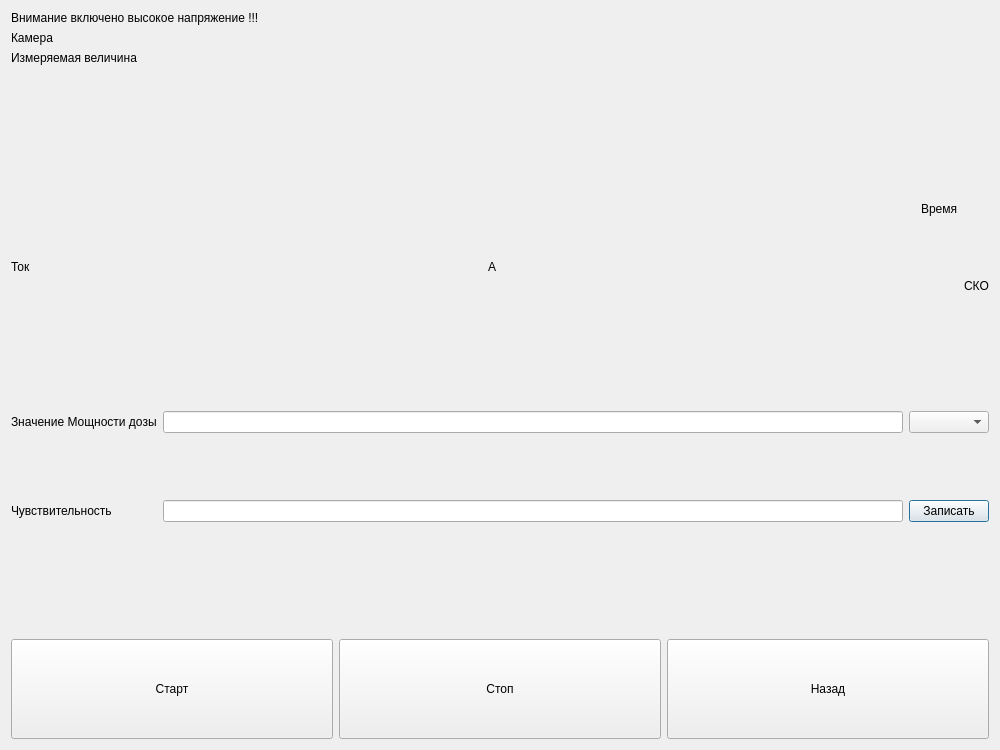
<?xml version="1.0" encoding="UTF-8"?>
<ui version="4.0">
 <class>Gamma_IK_verify</class>
 <widget class="QDialog" name="Gamma_IK_verify">
  <property name="geometry">
   <rect>
    <x>0</x>
    <y>0</y>
    <width>1000</width>
    <height>750</height>
   </rect>
  </property>
  <property name="windowTitle">
   <string>Dialog</string>
  </property>
  <layout class="QVBoxLayout" name="verticalLayout_3">
   <item>
    <widget class="QLabel" name="label_9">
     <property name="text">
      <string>Внимание включено высокое напряжение !!!</string>
     </property>
    </widget>
   </item>
   <item>
    <widget class="QLabel" name="label_5">
     <property name="text">
      <string>Камера</string>
     </property>
    </widget>
   </item>
   <item>
    <widget class="QLabel" name="label_8">
     <property name="text">
      <string>Измеряемая величина</string>
     </property>
    </widget>
   </item>
   <item>
    <spacer name="verticalSpacer_5">
     <property name="orientation">
      <enum>Qt::Vertical</enum>
     </property>
     <property name="sizeHint" stdset="0">
      <size>
       <width>20</width>
       <height>68</height>
      </size>
     </property>
    </spacer>
   </item>
   <item>
    <layout class="QHBoxLayout" name="horizontalLayout_5">
     <item>
      <layout class="QVBoxLayout" name="verticalLayout">
       <item>
        <layout class="QHBoxLayout" name="horizontalLayout_3">
         <item>
          <spacer name="horizontalSpacer">
           <property name="orientation">
            <enum>Qt::Horizontal</enum>
           </property>
           <property name="sizeHint" stdset="0">
            <size>
             <width>40</width>
             <height>20</height>
            </size>
           </property>
          </spacer>
         </item>
         <item>
          <widget class="QLabel" name="label_3">
           <property name="sizePolicy">
            <sizepolicy hsizetype="Preferred" vsizetype="Minimum">
             <horstretch>0</horstretch>
             <verstretch>0</verstretch>
            </sizepolicy>
           </property>
           <property name="text">
            <string>Время</string>
           </property>
          </widget>
         </item>
        </layout>
       </item>
       <item>
        <layout class="QHBoxLayout" name="horizontalLayout_2">
         <item>
          <widget class="QLabel" name="label">
           <property name="text">
            <string>Ток</string>
           </property>
          </widget>
         </item>
         <item>
          <widget class="QLabel" name="label_2">
           <property name="text">
            <string>А</string>
           </property>
          </widget>
         </item>
        </layout>
       </item>
      </layout>
     </item>
     <item>
      <layout class="QVBoxLayout" name="verticalLayout_2">
       <item>
        <spacer name="verticalSpacer">
         <property name="orientation">
          <enum>Qt::Vertical</enum>
         </property>
         <property name="sizeHint" stdset="0">
          <size>
           <width>20</width>
           <height>40</height>
          </size>
         </property>
        </spacer>
       </item>
       <item>
        <layout class="QHBoxLayout" name="horizontalLayout_4">
         <item>
          <widget class="QLabel" name="label_4">
           <property name="text">
            <string>СКО</string>
           </property>
          </widget>
         </item>
        </layout>
       </item>
      </layout>
     </item>
    </layout>
   </item>
   <item>
    <spacer name="verticalSpacer_2">
     <property name="orientation">
      <enum>Qt::Vertical</enum>
     </property>
     <property name="sizeHint" stdset="0">
      <size>
       <width>20</width>
       <height>68</height>
      </size>
     </property>
    </spacer>
   </item>
   <item>
    <layout class="QGridLayout" name="gridLayout">
     <item row="0" column="1">
      <widget class="QLineEdit" name="lineEdit"/>
     </item>
     <item row="0" column="0">
      <widget class="QLabel" name="label_6">
       <property name="text">
        <string>Значение Мощности дозы</string>
       </property>
      </widget>
     </item>
     <item row="2" column="0">
      <widget class="QLabel" name="label_7">
       <property name="text">
        <string>Чувствительность</string>
       </property>
      </widget>
     </item>
     <item row="0" column="2">
      <widget class="QComboBox" name="comboBox"/>
     </item>
     <item row="2" column="2">
      <widget class="QPushButton" name="pushButton_4">
       <property name="text">
        <string>Записать</string>
       </property>
      </widget>
     </item>
     <item row="2" column="1">
      <widget class="QLineEdit" name="lineEdit_2"/>
     </item>
     <item row="1" column="1">
      <spacer name="verticalSpacer_4">
       <property name="orientation">
        <enum>Qt::Vertical</enum>
       </property>
       <property name="sizeHint" stdset="0">
        <size>
         <width>20</width>
         <height>40</height>
        </size>
       </property>
      </spacer>
     </item>
    </layout>
   </item>
   <item>
    <spacer name="verticalSpacer_3">
     <property name="orientation">
      <enum>Qt::Vertical</enum>
     </property>
     <property name="sizeHint" stdset="0">
      <size>
       <width>20</width>
       <height>67</height>
      </size>
     </property>
    </spacer>
   </item>
   <item>
    <layout class="QHBoxLayout" name="horizontalLayout">
     <item>
      <widget class="QPushButton" name="pushButton_2">
       <property name="sizePolicy">
        <sizepolicy hsizetype="Minimum" vsizetype="Maximum">
         <horstretch>0</horstretch>
         <verstretch>0</verstretch>
        </sizepolicy>
       </property>
       <property name="minimumSize">
        <size>
         <width>0</width>
         <height>100</height>
        </size>
       </property>
       <property name="text">
        <string>Старт</string>
       </property>
      </widget>
     </item>
     <item>
      <widget class="QPushButton" name="pushButton_3">
       <property name="sizePolicy">
        <sizepolicy hsizetype="Minimum" vsizetype="Maximum">
         <horstretch>0</horstretch>
         <verstretch>0</verstretch>
        </sizepolicy>
       </property>
       <property name="minimumSize">
        <size>
         <width>0</width>
         <height>100</height>
        </size>
       </property>
       <property name="text">
        <string>Стоп</string>
       </property>
      </widget>
     </item>
     <item>
      <widget class="QPushButton" name="pushButton">
       <property name="sizePolicy">
        <sizepolicy hsizetype="Minimum" vsizetype="Maximum">
         <horstretch>0</horstretch>
         <verstretch>0</verstretch>
        </sizepolicy>
       </property>
       <property name="minimumSize">
        <size>
         <width>0</width>
         <height>100</height>
        </size>
       </property>
       <property name="text">
        <string>Назад</string>
       </property>
      </widget>
     </item>
    </layout>
   </item>
  </layout>
 </widget>
 <resources/>
 <connections/>
</ui>
